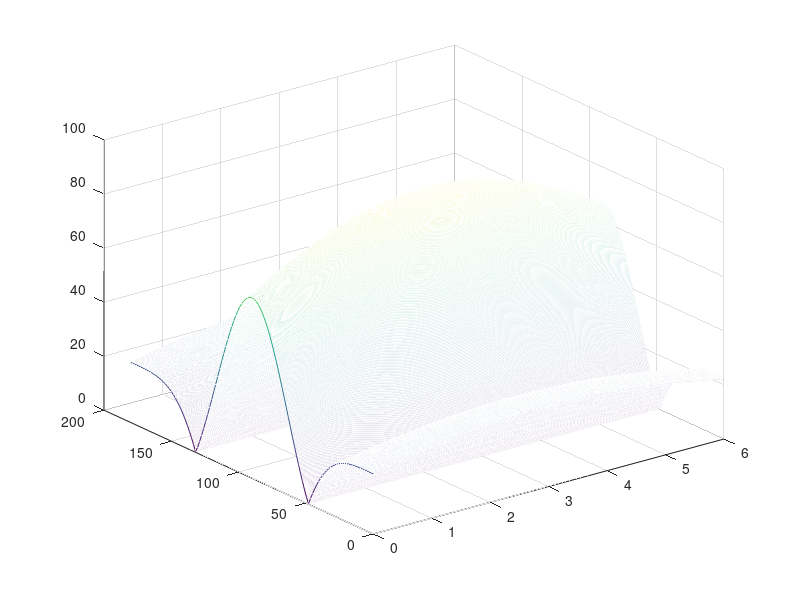

Here is the MATLAB script that generated this plot:
%resolution
dist= [3 4.22 3.12 5.32 3.59 4.01];%meters
angle=[90  91   103  62   92   115];

d_norm=0.5;
Fc=5300;
ap=[1 15 5 4 4 4];
a=zeros(3,30);
ax=zeros(3,30);
Rs=zeros(30,30);
R1=zeros(30,30);
R2=zeros(30,30);
Ra=zeros(30,30);

path=1;

       pa=ap.*exp(-j*2*pi*Fc*dist/300);
       b=exp(-2j*pi*dist(path)/300*(40/29)*(0:29));
       %b=exp(-2j*pi*dist(path)/300*5300)*exp(-2j*pi*dist(path)/300*(40/29)*(0:29));
       c = exp(-2j*pi*d_norm*cos(angle(path)*pi/180)*[0 1 2]); %d Steering vector
       a=c.'*b*pa(path);
       ax= reshape(a,[90 1]);
%        cvt=a;
%        testhm;
%        ax=scsi;
       
tao=[0:3000]*(0.002);
 phs=[0:120]*(pi/120);phs_deg=180/pi*phs;
for ii=1:length(phs)
    for k=1:length(tao)
       %b=exp(2j*pi*tao(k)*(0:14));
       bt=exp(-2j*pi*tao(k)/300*(40/29)*(0:29));
       %b=exp(2j*pi*tao(k)/300)*exp(2j*pi*tao(k)/300*(40/29)*(0:14));
       ct = exp(-2j*pi*d_norm*cos(phs(ii))*(0:2)); %d Steering vector
       at=ct.'*bt;
       at= reshape(at,[90 1]);
       P(ii,k) = at'*ax;
%        cvt=at;
%        testhm;
%        axt=scsi;
%        P(ii,k)=abs(sum(sum(axt'*ax)));

    end
end       

[xx, yy]=meshgrid(tao,phs_deg);
figure
mesh(xx,yy,(abs(P(1:121,:))))
drawnow